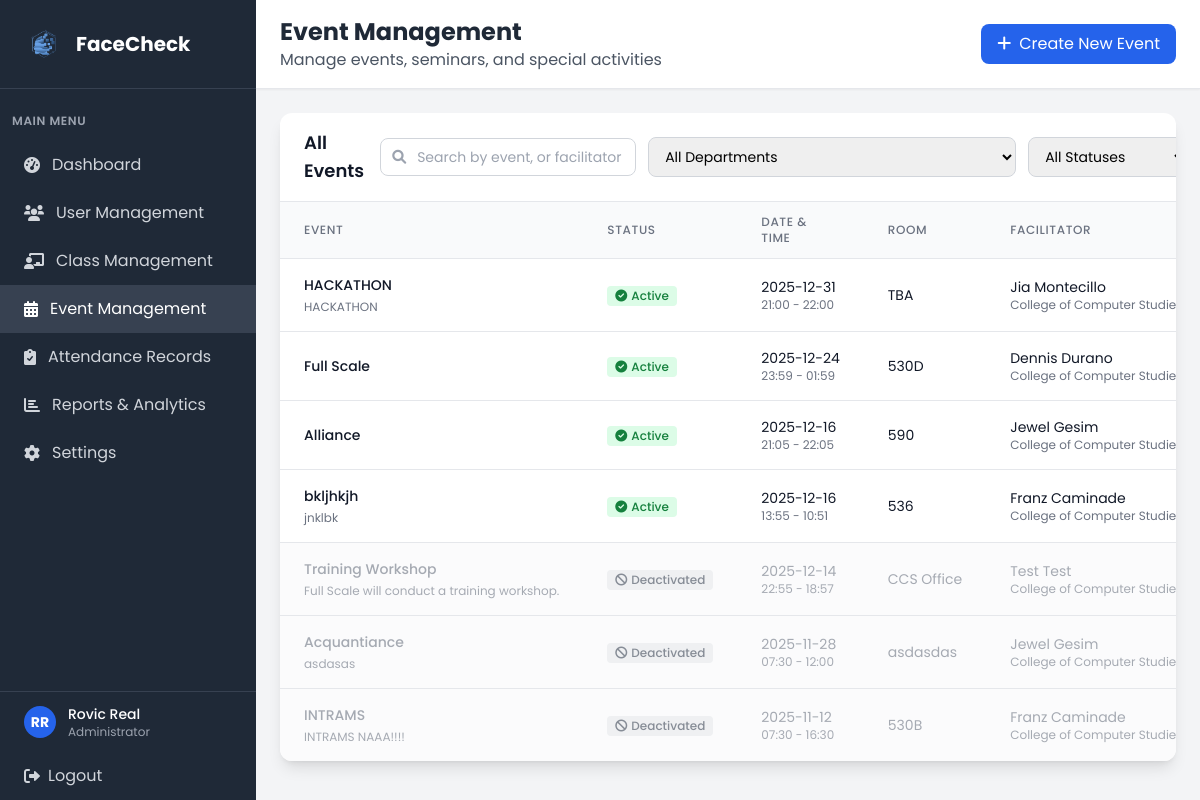
The app's page /admin/events (signed in), older data.
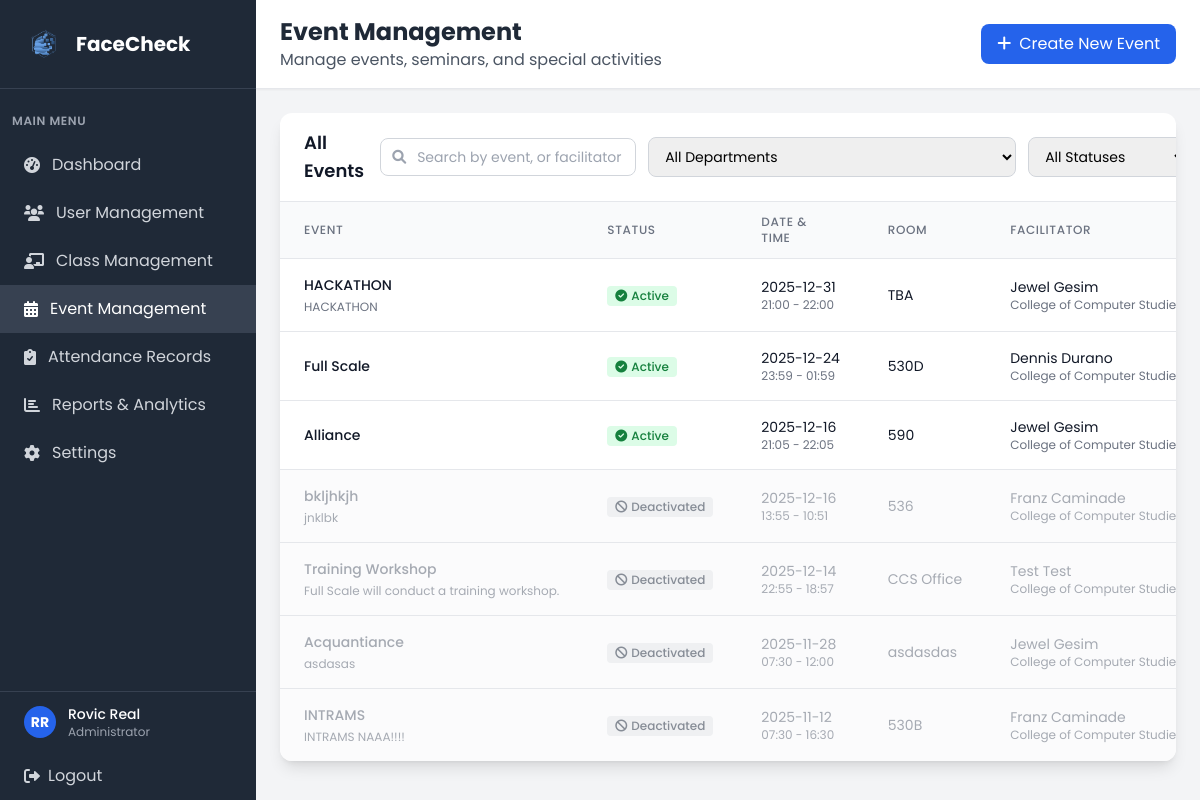
The same page, newer data.
### tables this page shows
CREATE TABLE event (
            event_id INTEGER PRIMARY KEY AUTOINCREMENT,
            event_name VARCHAR(20) NOT NULL,
            description TEXT,
            event_date DATETIME NOT NULL,
            start_time TIME,
            end_time TIME,
            room VARCHAR(20),
            faculty_id INTEGER NOT NULL, is_active BOOLEAN DEFAULT 1,
            FOREIGN KEY (faculty_id) REFERENCES faculty(faculty_id)
        );

CREATE TABLE user (
            user_id INTEGER PRIMARY KEY AUTOINCREMENT,
            idno VARCHAR(20) NOT NULL UNIQUE,
            firstname VARCHAR(50) NOT NULL,
            lastname VARCHAR(50) NOT NULL,
            role VARCHAR(10) NOT NULL CHECK (role IN ('admin', 'faculty', 'student')),
            password VARCHAR(255) NOT NULL,
            created_at DATETIME DEFAULT CURRENT_TIMESTAMP,
            is_active BOOLEAN DEFAULT 1,
            dept_id INTEGER, admin_profile_picture VARCHAR(255),
            FOREIGN KEY (dept_id) REFERENCES department(dept_id)
        );

CREATE TABLE department (
            dept_id INTEGER PRIMARY KEY AUTOINCREMENT,
            dept_name VARCHAR(50) NOT NULL
        );

### app.py (the view, shortened to what this page needs)
@app.route('/admin/events')
def admin_events():
    if 'user_id' not in session or session['role'] != 'admin':
        return redirect(url_for('login'))
    conn = get_db_connection()
    search = request.args.get('search', '').strip()
    dept_filter = request.args.get('dept', '').strip()
    status_filter = request.args.get('status', '').strip()  # 'active', 'inactive', or ''
    base_query = '''
        SELECT e.*, u.firstname, u.lastname, d.dept_name
        FROM event e
        JOIN faculty f ON e.faculty_id = f.faculty_id
        JOIN user u ON f.user_id = u.user_id
        LEFT JOIN department d ON u.dept_id = d.dept_id
    '''
    conditions = []
    params = []
    if dept_filter:
        conditions.append('u.dept_id = ?')
        params.append(int(dept_filter))
    if status_filter == 'active':
        conditions.append('e.is_active = 1')
    elif status_filter == 'inactive':
        conditions.append('e.is_active = 0')
    if conditions:
        base_query += ' WHERE ' + ' AND '.join(conditions)
    base_query += ' ORDER BY e.is_active DESC, e.event_date DESC'
    events = conn.execute(base_query, params).fetchall()
    faculty = conn.execute('''
        SELECT f.faculty_id, u.firstname, u.lastname, d.dept_name
        FROM faculty f
        JOIN user u ON f.user_id = u.user_id
        LEFT JOIN department d ON u.dept_id = d.dept_id
        WHERE u.is_active = 1
        ORDER BY u.firstname, u.lastname
    ''').fetchall()
    departments = conn.execute('''
        SELECT MIN(dept_id) as dept_id, dept_name
        FROM department
        GROUP BY dept_name
        ORDER BY dept_name
    ''').fetchall()
    conn.close()
    return render_template('admin_events.html',
                           events=events,
                           faculty=faculty,
                           departments=departments,
                           search=search,
                           selected_dept=dept_filter,
                           selected_status=status_filter)

### app.py (called while the page is built)
@app.context_processor
def inject_current_admin():
    current_admin = None
    if 'user_id' in session and session.get('role') == 'admin':
        conn = get_db_connection()
        try:
            conn.execute('ALTER TABLE user ADD COLUMN admin_profile_picture VARCHAR(255)')
            conn.commit()
        except Exception:
            pass  # Column already exists
        current_admin = conn.execute(
            '''
            SELECT u.*, d.dept_name
            FROM user u
            LEFT JOIN department d ON u.dept_id = d.dept_id
            WHERE u.user_id = ?
            ''',
            (session['user_id'],)
        ).fetchone()
        conn.close()
    return dict(current_admin=current_admin)

### templates/admin_events.html (shortened to what the changed rows need)
<!DOCTYPE html>
<html lang="en">
<head>
    <script src="https://cdn.tailwindcss.com"></script>
    <link href="https://cdnjs.cloudflare.com/ajax/libs/font-awesome/6.0.0/css/all.min.css" rel="stylesheet">
    <link rel="stylesheet" href="{{ url_for('static', filename='css/global.css') }}">
</head>
<body class="bg-gray-100">
    <div class="flex h-screen">
        <div class="w-64 bg-gray-800 text-white">
            <div class="p-6 border-b border-gray-700">
                <div class="flex items-center">
                    <h1 class="text-xl font-bold">FaceCheck</h1>
                </div>
            </div>
        </div>
        <div class="flex-1 flex flex-col overflow-hidden">
            <header class="bg-white shadow-sm border-b border-gray-200">
                <div class="px-6 py-4">
                    <div class="flex items-center justify-between">
                        <div>
                            <h2 class="text-2xl font-bold text-gray-800">Event Management</h2>
                        </div>
                    </div>
                </div>
            </header>
            <main class="flex-1 overflow-y-auto p-6">
                <div class="bg-white rounded-xl shadow-lg overflow-hidden">
                    {% if events %}
                    <div class="overflow-x-auto">
                        <table class="min-w-full divide-y divide-gray-200">
                            <thead class="bg-gray-50">
                                <tr>
                                    <th class="px-6 py-3 text-left text-xs font-medium text-gray-500 uppercase tracking-wider">Event</th>
                                    <th class="px-6 py-3 text-left text-xs font-medium text-gray-500 uppercase tracking-wider">Status</th>
                                    <th class="px-6 py-3 text-left text-xs font-medium text-gray-500 uppercase tracking-wider">Date & Time</th>
                                    <th class="px-6 py-3 text-left text-xs font-medium text-gray-500 uppercase tracking-wider">Room</th>
                                    <th class="px-6 py-3 text-left text-xs font-medium text-gray-500 uppercase tracking-wider">Facilitator</th>
                                </tr>
                            </thead>
                            <tbody class="bg-white divide-y divide-gray-200">
                                {% for event in events %}
                                <tr class="hover:bg-gray-50 {% if not event.is_active %}opacity-60 bg-gray-50{% endif %}">
                                    <td class="px-6 py-4 whitespace-nowrap">
                                        <div class="text-sm font-medium {% if event.is_active %}text-gray-900{% else %}text-gray-500{% endif %}">{{ event.event_name }}</div>
                                        {% if event.description %}
                                        <div class="text-xs text-gray-500 mt-1">{{ event.description[:50] }}{% if event.description|length > 50 %}...{% endif %}</div>
                                        {% endif %}
                                    </td>
                                    <td class="px-6 py-4 whitespace-nowrap">
                                        {% if not event.is_active %}
                                        <span class="inline-flex items-center px-2 py-0.5 rounded text-xs font-medium bg-gray-200 text-gray-700">
                                            <i class="fas fa-ban mr-1 text-xs"></i>Deactivated
                                        </span>
                                        {% else %}
                                        <span class="inline-flex items-center px-2 py-0.5 rounded text-xs font-medium bg-green-100 text-green-700">
                                            <i class="fas fa-check-circle mr-1 text-xs"></i>Active
                                        </span>
                                        {% endif %}
                                    </td>
                                    <td class="px-6 py-4 whitespace-nowrap">
                                        <div class="text-sm {% if event.is_active %}text-gray-900{% else %}text-gray-500{% endif %}">{{ event.event_date }}</div>
                                        <div class="text-xs text-gray-500">{{ event.start_time }} - {{ event.end_time }}</div>
                                    </td>
                                    <td class="px-6 py-4 whitespace-nowrap">
                                        <div class="text-sm {% if event.is_active %}text-gray-900{% else %}text-gray-500{% endif %}">{{ event.room or 'TBA' }}</div>
                                    </td>
                                    <td class="px-6 py-4 whitespace-nowrap">
                                        <div class="text-sm {% if event.is_active %}text-gray-900{% else %}text-gray-500{% endif %}">{{ event.firstname }} {{ event.lastname }}</div>
                                        <div class="text-xs text-gray-500">{{ event.dept_name or 'No Department' }}</div>
                                    </td>
                                </tr>
                                {% endfor %}
                            </tbody>
                        </table>
                    </div>
                    {% endif %}
                </div>
            </main>
        </div>
    </div>
</body>
</html>

Row changes from the older to the newer data that the page shows:
changed event "HACKATHON": firstname "Jia" → "Jewel"; lastname "Montecillo" → "Gesim"
changed event "bkljhkjh": is_active "Active" → "Deactivated"
